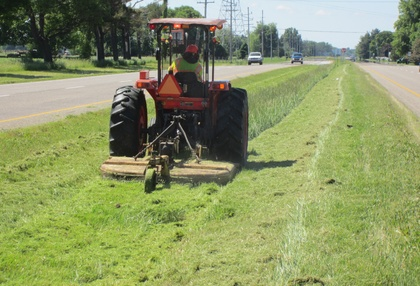
%> input picture solution/data/images/v9.jpg, 420 x 286 px, shrunk from 3810 x 2591 before the run
$ octave find_green.m   (GNU Octave 9; MATLAB toolbox functions it lacks are replaced by stand-ins)
%> lines starting %> are read from the running program, lines starting %| are printed output that depends on the picture; in (x1, y1, x2, y2) boxes, pixels count from 0 and x2, y2 are one past the last pixel; in counts of white or black regions, pixels touching at a corner belong together; the program's own positions count from 1
### solution/application/find_green_pixels/Gabors_greendilate.m
function result = Gabors_greendilate(img)

	[height,width, ~] = size(img);
    	padimg = zeros(height+2, width+2);
    	padimg(2:height+1,2:width+1) = img(:,:,2);
	result = padimg;

	for i=2:height-1
		for j=2:width-1

            diff = max([img(i-1,j-1,1) img(i-1,j-1,2) img(i-1,j-1,3)]) - min([img(i-1,j-1,1) img(i-1,j-1,2) img(i-1,j-1,3)]);
            if diff > 30
                result(i,j) = max(max(padimg(i-1:i+1,j-1:j+1)));
            end
		end
	end

	result = result(2:height+1, 2:width+1);

    result = uint8(result);

end

### solution/application/find_green_pixels/find_green.m
img = imread('v9.jpg');
%> img is the input picture: size 286x420x3 uint8; mean R, G, B 139.1, 149.8, 100.1
[width, height, ~] = size(img);
%> width = 286; height = 420

mask = zeros(width, height);
imgdil = img;

imgdil(:,:,2) = Gabors_greendilate(img);
%> in Gabors_greendilate, `padimg(2:height+1,2:width+1) = img(:,:,2);`:
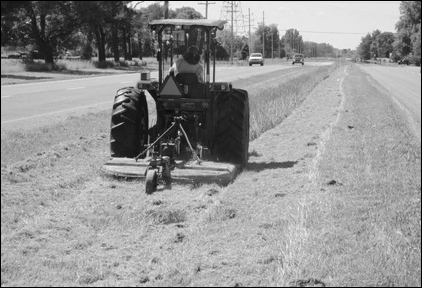
%> padimg: size 288x422 double; min 0, max 254, mean 148.1
%> after the loop in Gabors_greendilate, `for i=2:height-1`:
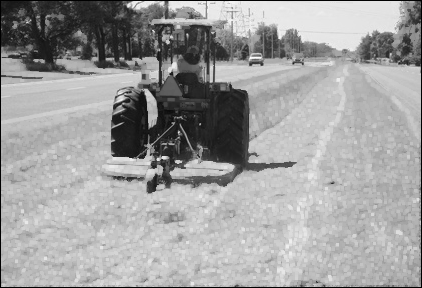
%> result: size 288x422 double; min 0, max 254, mean 158.9
%> in Gabors_greendilate, `result = result(2:height+1, 2:width+1);`:
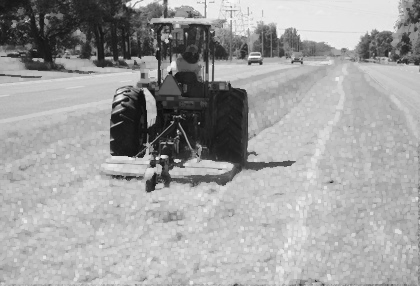
%> result: size 286x420 double; min 10, max 254, mean 160.7
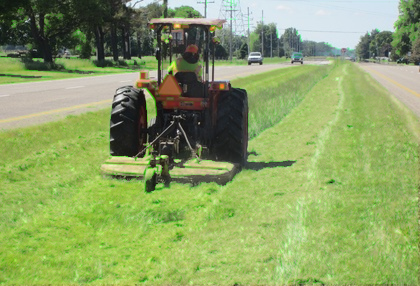
%> imgdil: size 286x420x3 uint8; mean R, G, B 139.1, 160.7, 100.1

mask(:,:) = (imgdil(:,:,2) - 10) > imgdil(:,:,1) & (imgdil(:,:,2) - 10) > imgdil(:,:,3);
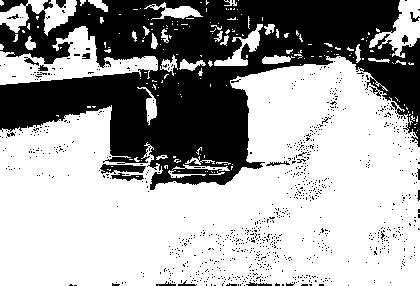
%> mask: size 286x420 double; values 0 (black) and 1 (white), 64.4% white; 952 black regions (934 under 20 px), largest, box (x1, y1, x2, y2) and area: (0, 0, 420, 190) 40144, (100, 164, 146, 174) 289, (111, 173, 144, 181) 133

mask = logical(mask);

mask = medfilt2(mask, [5, 5]);
%> mask: size 286x420 logical; 64.5% white; 31 black regions (18 under 20 px), largest, box (x1, y1, x2, y2) and area: (0, 0, 420, 190) 41922, (244, 282, 295, 286) 95, (155, 282, 197, 286) 92
mask = imopen(mask, strel('disk',5));
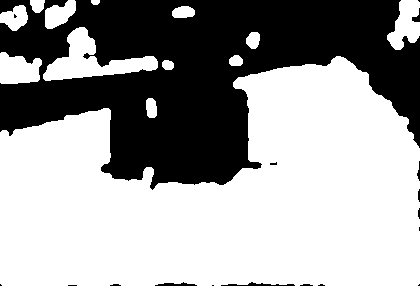
%> mask: size 286x420 logical; 62.1% white; 18 black regions (11 under 20 px), largest, box (x1, y1, x2, y2) and area: (0, 0, 420, 190) 45038, (221, 282, 295, 286) 127, (155, 282, 197, 286) 96
mask = imclose(mask, strel('disk',11));
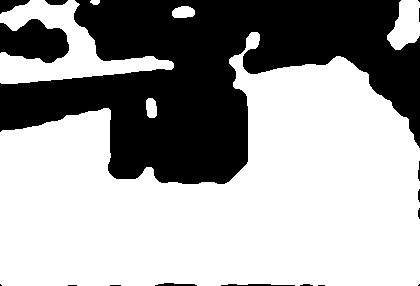
%> mask: size 286x420 logical; 63.4% white; 17 black regions (8 under 20 px), largest, box (x1, y1, x2, y2) and area: (0, 0, 420, 184) 41106, (0, 19, 69, 63) 2148, (0, 0, 30, 14) 232

imwrite(imgdil, 'v9_dilated.jpg');
imwrite(mask, 'v9_output.jpg');

%subplot(1,3,1), imshow(img);
%subplot(1,3,2), imshow(imgdil);
%subplot(1,3,3), imshow(mask);

$ run again, with solution/data/images/v2.jpg copied over solution/data/images/v9.jpg
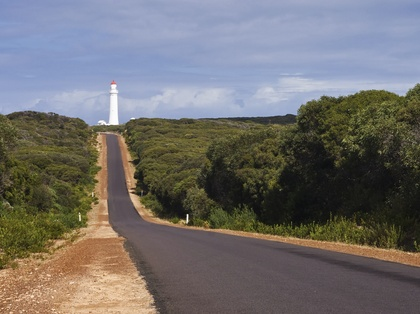
%> input picture solution/data/images/v2.jpg, 420 x 314 px, shrunk from 2405 x 1800 before the run
%> img is the input picture: size 314x420x3 uint8; mean R, G, B 113, 110.5, 109.4
%> after the loop in Gabors_greendilate, `for i=2:height-1`:
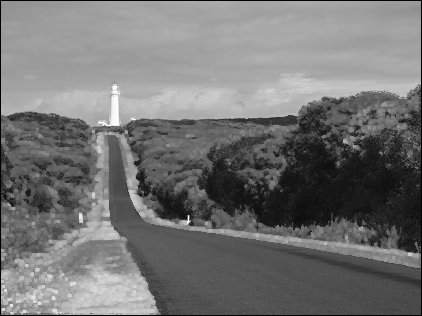
%> result: size 316x422 double; min 0, max 255, mean 115.6
%> `mask = imclose(mask, strel('disk',11));`:
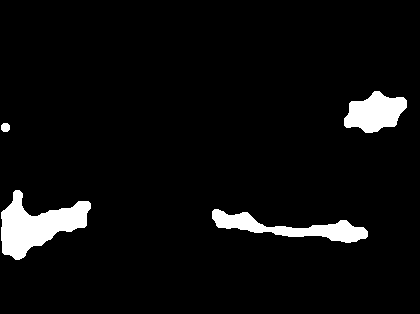
%> mask: size 314x420 logical; 5.2% white; 4 white regions, box (x1, y1, x2, y2) and area: (1, 190, 91, 260) 3090, (212, 209, 368, 243) 1995, (344, 91, 407, 133) 1736, (1, 123, 10, 132) 69

$ run again, with solution/data/images/v3.jpg copied over solution/data/images/v9.jpg
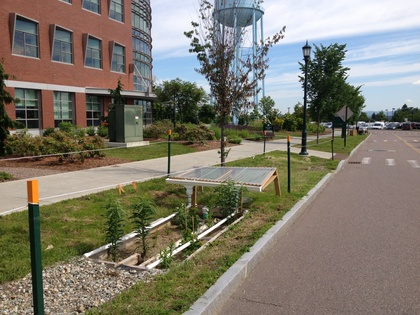
%> input picture solution/data/images/v3.jpg, 420 x 315 px, shrunk from 3264 x 2448 before the run
%> img is the input picture: size 315x420x3 uint8; mean R, G, B 127, 122, 108.8
%> after the loop in Gabors_greendilate, `for i=2:height-1`:
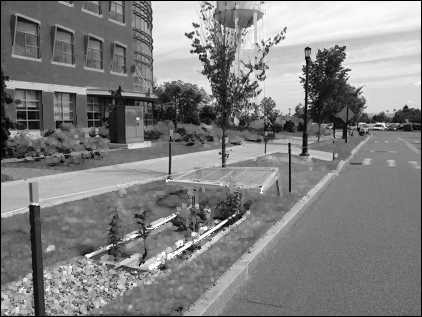
%> result: size 317x422 double; min 0, max 255, mean 129.1
%> `mask = imclose(mask, strel('disk',11));`:
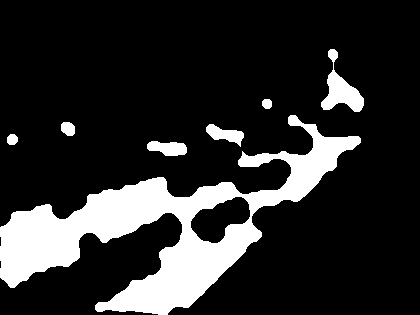
%> mask: size 315x420 logical; 17.2% white; 7 white regions, largest, box (x1, y1, x2, y2) and area: (0, 115, 361, 315) 20488, (321, 49, 364, 112) 1088, (147, 141, 187, 156) 443

$ run again, with solution/data/images/v4.jpg copied over solution/data/images/v9.jpg
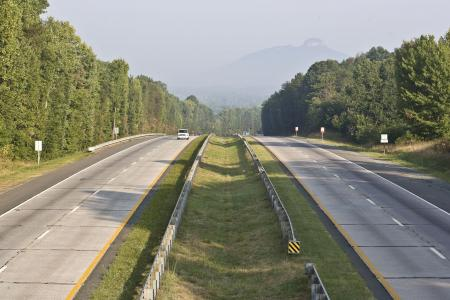
%> input picture solution/data/images/v4.jpg, 450 x 300 px
%> img is the input picture: size 300x450x3 uint8; mean R, G, B 137.4, 136.7, 120.5
%> `mask = imclose(mask, strel('disk',11));`:
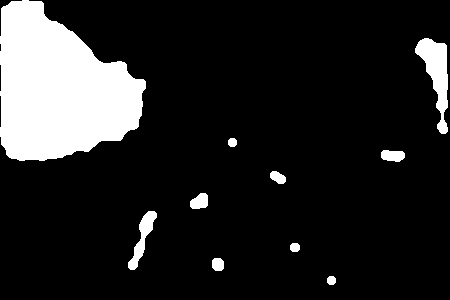
%> mask: size 300x450 logical; 14.3% white; 10 white regions, largest, box (x1, y1, x2, y2) and area: (0, 0, 146, 161) 16361, (415, 38, 448, 134) 1468, (128, 211, 157, 270) 581
